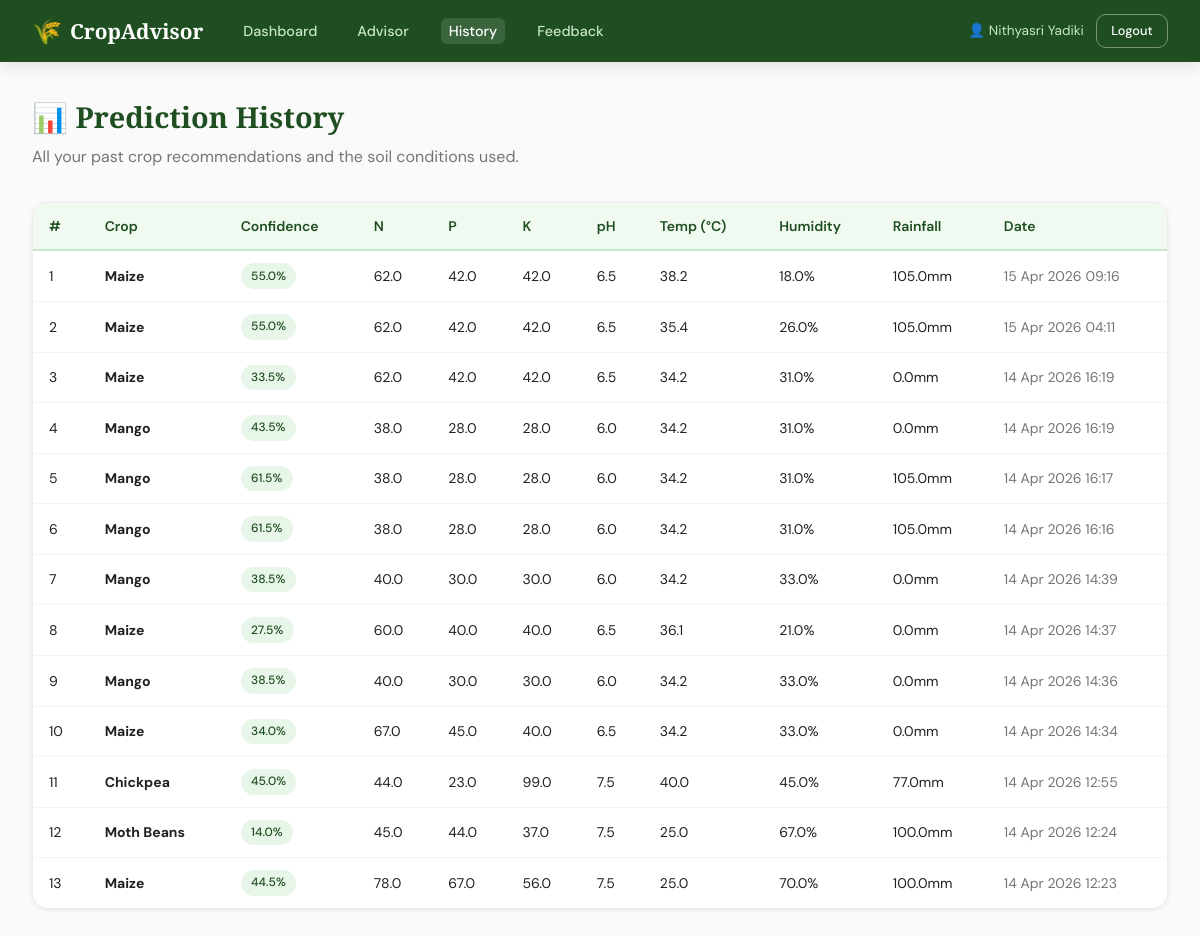
Screenshot of /history (signed in) with the database file from the repository.
### app.py (models this page shows)
class Prediction(db.Model):
    __tablename__ = "predictions"
    id          = db.Column(db.Integer, primary_key=True)
    user_id     = db.Column(db.Integer, db.ForeignKey("users.id"), nullable=False)
    crop        = db.Column(db.String(100))
    probability = db.Column(db.Float)
    inputs_json = db.Column(db.Text)   # full 7-field payload as JSON
    predicted_at= db.Column(db.DateTime, default=datetime.utcnow)

### app.py (the view)
@app.route("/history")
@login_required
def history():
    preds = (
        Prediction.query
        .filter_by(user_id=session["user_id"])
        .order_by(Prediction.predicted_at.desc())
        .all()
    )
    return render_template("history.html", predictions=preds)

### app.py (called while the page is built)
@app.template_filter("fromjson")
def fromjson_filter(s):
    try:
        return _json.loads(s)
    except Exception:
        return {}

def login_required(f):
    @wraps(f)
    def decorated(*args, **kwargs):
        if "user_id" not in session:
            return redirect(url_for("login"))
        return f(*args, **kwargs)
    return decorated

### templates/history.html (shortened to what this page needs)
{% extends "base.html" %}
{% block content %}
<div class="page-wrap">
  <div class="page-header">
    <h1>📊 Prediction History</h1>
    <p>All your past crop recommendations and the soil conditions used.</p>
  </div>
  {% if predictions %}
  <div class="card">
    <div class="card-body" style="padding:0;overflow-x:auto">
      <table class="data-table">
        <thead>
          <tr>
            <th>#</th><th>Crop</th><th>Confidence</th>
            <th>N</th><th>P</th><th>K</th><th>pH</th>
            <th>Temp (°C)</th><th>Humidity</th><th>Rainfall</th>
            <th>Date</th>
          </tr>
        </thead>
        <tbody>
        {% for p in predictions %}
          {% set inp = p.inputs_json | tojson | tojson %}
          <tr>
            <td>{{ loop.index }}</td>
            <td><strong>{{ p.crop }}</strong></td>
            <td><span class="badge badge-green">{{ p.probability }}%</span></td>
            {% if p.inputs_json %}
              {% set d = p.inputs_json | fromjson %}
              <td>{{ "%.1f"|format(d.N) }}</td>
              <td>{{ "%.1f"|format(d.P) }}</td>
              <td>{{ "%.1f"|format(d.K) }}</td>
              <td>{{ "%.1f"|format(d.ph) }}</td>
              <td>{{ "%.1f"|format(d.temperature) }}</td>
              <td>{{ "%.1f"|format(d.humidity) }}%</td>
              <td>{{ "%.1f"|format(d.rainfall) }}mm</td>
            {% else %}
              <td colspan="7" class="text-muted">—</td>
            {% endif %}
            <td class="text-muted">{{ p.predicted_at.strftime('%d %b %Y %H:%M') }}</td>
          </tr>
        {% endfor %}
        </tbody>
      </table>
    </div>
  </div>
  {% endif %}
</div>
{% endblock %}

### templates/base.html (shortened to what this page needs)
<!DOCTYPE html>
<html lang="en">
<head>
  <link rel="stylesheet" href="{{ url_for('static', filename='css/style.css') }}">
</head>
<body>
<nav class="navbar">
  <a class="nav-brand" href="{{ url_for('index') }}">
    <span class="nav-icon">🌾</span>
    <span>CropAdvisor</span>
  </a>
  {% if session.get('user_id') %}
  <ul class="nav-links">
    <li><a href="{{ url_for('dashboard') }}" {% if request.endpoint=='dashboard' %}class="active"{% endif %}>Dashboard</a></li>
    <li><a href="{{ url_for('advisor') }}"   {% if request.endpoint=='advisor'   %}class="active"{% endif %}>Advisor</a></li>
    <li><a href="{{ url_for('history') }}"   {% if request.endpoint=='history'   %}class="active"{% endif %}>History</a></li>
    <li><a href="{{ url_for('feedback_page') }}"
       {% if request.endpoint=='feedback_page' %}class="active"{% endif %}>Feedback</a></li>
  </ul>
  <div class="nav-right">
    <span class="nav-user">👤 {{ session.get('user_name','') }}</span>
    <a href="{{ url_for('logout') }}" class="btn btn-outline btn-sm">Logout</a>
  </div>
  {% else %}
  <div class="nav-right">
    <a href="{{ url_for('login') }}"    class="btn btn-outline btn-sm">Login</a>
    <a href="{{ url_for('register') }}" class="btn btn-primary btn-sm">Get Started</a>
  </div>
  {% endif %}
</nav>
{% block content %}{% endblock %}
</body>
</html>

### static/css/style.css (style rules this page uses)
:root { --green-900: #1a3a1a; --green-800: #1f4e20; --green-700: #2d6a2e; --green-600: #3a8c3b; --green-500: #4caf50; --green-400: #76c984; --green-200: #c8e6c9; --green-100: #e8f5e9; --green-50: #f1faf1; --amber-700: #f57f17; --amber-500: #ffa726; --amber-300: #ffcc80; --amber-100: #fff8e1; --earth-900: #3e2723; --earth-700: #5d4037; --earth-300: #bcaaa4; --earth-100: #efebe9; --sky-500: #29b6f6; --sky-100: #e1f5fe; --red-500: #ef5350; --red-100: #ffebee; --orange-500:#ff7043; --orange-100:#fbe9e7; --white: #ffffff; --gray-50: #fafafa; --gray-100: #f5f5f5; --gray-200: #eeeeee; --gray-400: #bdbdbd; --gray-600: #757575; --gray-800: #424242; --gray-900: #212121; --font-display: 'Playfair Display', Georgia, serif; --font-body: 'DM Sans', system-ui, sans-serif; --radius-sm: 6px; --radius-md: 10px; --radius-lg: 16px; --radius-xl: 24px; --shadow-sm: 0 1px 4px rgba(0,0,0,.08); --shadow-md: 0 4px 16px rgba(0,0,0,.10); --shadow-lg: 0 8px 32px rgba(0,0,0,.12); }
*, *::before, *::after { box-sizing: border-box; margin:0; padding:0; }
html { scroll-behavior: smooth; }
body { font-family: var(--font-body); background: var(--gray-50); color: var(--gray-900); line-height: 1.6; min-height: 100vh; }
.navbar { position: sticky; top: 0; z-index: 100; background: var(--green-800); display: flex; align-items: center; gap: 2rem; padding: .75rem 2rem; box-shadow: var(--shadow-md); }
.nav-brand { display: flex; align-items: center; gap: .5rem; font-family: var(--font-display); font-size: 1.3rem; font-weight: 700; color: var(--white); text-decoration: none; }
.nav-icon { font-size: 1.5rem; }
.nav-links { display: flex; gap: 1.5rem; list-style: none; flex:1; }
.nav-links a { color: var(--green-200); text-decoration: none; font-size: .9rem; font-weight: 500; padding: .25rem .5rem; border-radius: var(--radius-sm); transition: all .2s; }
.nav-links a:hover, .nav-links a.active { color: var(--white); background: rgba(255,255,255,.12); }
.nav-right { display: flex; align-items: center; gap: .75rem; }
.nav-user { font-size: .85rem; color: var(--green-200); }
.btn { display: inline-flex; align-items: center; gap: .4rem; padding: .6rem 1.25rem; border-radius: var(--radius-md); font-family: var(--font-body); font-size: .9rem; font-weight: 500; cursor: pointer; border: none; text-decoration: none; transition: all .2s; white-space: nowrap; }
.btn-outline { background: transparent; color: var(--white); border: 1.5px solid rgba(255,255,255,.4); }
.btn-sm { padding: .35rem .9rem; font-size: .8rem; }
.page-wrap { max-width: 1200px; margin: 0 auto; padding: 2rem; }
.page-header { margin-bottom: 2rem; }
.page-header h1 { font-family: var(--font-display); font-size: 1.8rem; color: var(--green-800); }
.page-header p { color: var(--gray-600); margin-top: .25rem; }
.card { background: var(--white); border-radius: var(--radius-lg); border: 1px solid var(--gray-200); box-shadow: var(--shadow-sm); overflow: hidden; }
.card-body { padding: 1.5rem; }
.data-table { width: 100%; border-collapse: collapse; font-size: .875rem; }
.data-table th { background: var(--green-50); color: var(--green-800); padding: .75rem 1rem; text-align: left; font-weight: 600; border-bottom: 2px solid var(--green-200); white-space: nowrap; }
.data-table td { padding: .75rem 1rem; border-bottom: 1px solid var(--gray-100); }
.data-table tr:last-child td { border-bottom: none; }
.text-muted { color: var(--gray-600); font-size: .875rem; }
.badge { display: inline-flex; align-items: center; gap: .3rem; padding: .2rem .65rem; border-radius: 20px; font-size: .75rem; font-weight: 500; }
.badge-green { background: var(--green-100); color: var(--green-800); }

### rows the page displays
Prediction: crop "Maize", probability "55.0", N "62.0", P "42.0", K "42.0", ph "6.5", temperature "38.2", humidity "18.0", rainfall "105.0", predicted_at "15 Apr 2026 09:16"
Prediction: crop "Maize", probability "55.0", N "62.0", P "42.0", K "42.0", ph "6.5", temperature "35.4", humidity "26.0", rainfall "105.0", predicted_at "15 Apr 2026 04:11"
Prediction: crop "Maize", probability "33.5", N "62.0", P "42.0", K "42.0", ph "6.5", temperature "34.2", humidity "31.0", rainfall "0.0", predicted_at "14 Apr 2026 16:19"
Prediction: crop "Mango", probability "43.5", N "38.0", P "28.0", K "28.0", ph "6.0", temperature "34.2", humidity "31.0", rainfall "0.0", predicted_at "14 Apr 2026 16:19"
Prediction: crop "Mango", probability "61.5", N "38.0", P "28.0", K "28.0", ph "6.0", temperature "34.2", humidity "31.0", rainfall "105.0", predicted_at "14 Apr 2026 16:17"
Prediction: crop "Mango", probability "61.5", N "38.0", P "28.0", K "28.0", ph "6.0", temperature "34.2", humidity "31.0", rainfall "105.0", predicted_at "14 Apr 2026 16:16"
Prediction: crop "Mango", probability "38.5", N "40.0", P "30.0", K "30.0", ph "6.0", temperature "34.2", humidity "33.0", rainfall "0.0", predicted_at "14 Apr 2026 14:39"
Prediction: crop "Maize", probability "27.5", N "60.0", P "40.0", K "40.0", ph "6.5", temperature "36.1", humidity "21.0", rainfall "0.0", predicted_at "14 Apr 2026 14:37"
Prediction: crop "Mango", probability "38.5", N "40.0", P "30.0", K "30.0", ph "6.0", temperature "34.2", humidity "33.0", rainfall "0.0", predicted_at "14 Apr 2026 14:36"
Prediction: crop "Maize", probability "34.0", N "67.0", P "45.0", K "40.0", ph "6.5", temperature "34.2", humidity "33.0", rainfall "0.0", predicted_at "14 Apr 2026 14:34"
Prediction: crop "Chickpea", probability "45.0", N "44.0", P "23.0", K "99.0", ph "7.5", temperature "40.0", humidity "45.0", rainfall "77.0", predicted_at "14 Apr 2026 12:55"
Prediction: crop "Moth Beans", probability "14.0", N "45.0", P "44.0", K "37.0", ph "7.5", temperature "25.0", humidity "67.0", rainfall "100.0", predicted_at "14 Apr 2026 12:24"
Prediction: crop "Maize", probability "44.5", N "78.0", P "67.0", K "56.0", ph "7.5", temperature "25.0", humidity "70.0", rainfall "100.0", predicted_at "14 Apr 2026 12:23"

### other values shown
{{ session.get('user_name','') }} "Nithyasri Yadiki"
